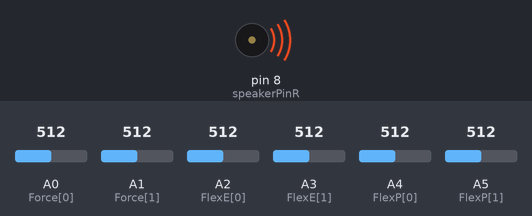
A sketch run on a simulated Arduino Uno, built with avr-gcc and run on an emulated ATmega328P. On the bench: buzzer (waves = sounding). Inputs (shaded band) come from the test bench; at power-on: A5 (FlexP[1]) = 512, A0 (Force[0]) = 512, A4 (FlexP[0]) = 512, A1 (Force[1]) = 512, A2 (FlexE[0]) = 512, A3 (FlexE[1]) = 512. What the sketch prints to the serial monitor is not drawn.

Above: at 1.2 s.
1.3 s: A5 (FlexP[1]) set to 106
2.8 s: A5 (FlexP[1]) set to 95
At 3.03 s:
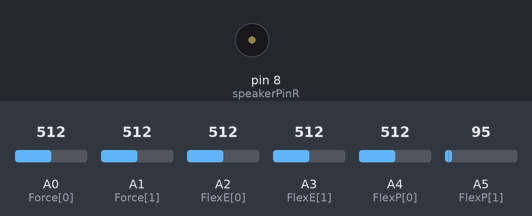
5.8 s: A0 (Force[0]) set to 90
8.8 s: A4 (FlexP[0]) set to 90
11.8 s: A4 (FlexP[0]) set to 110
At 12.3 s:
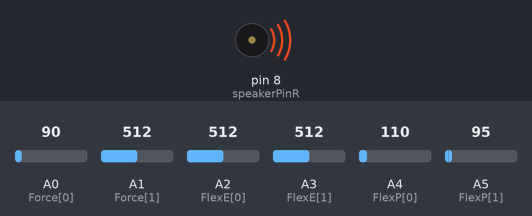
14.8 s: A4 (FlexP[0]) set to 30
At 15.8 s:
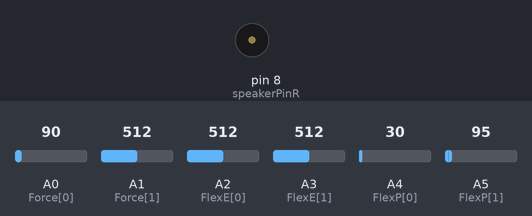
Timing chart, 0 to 65.3 s (numbered marks = the images above; inputs shaded):
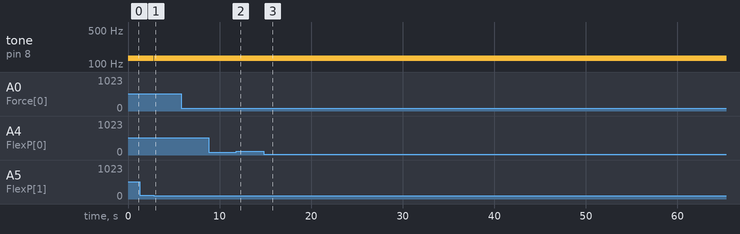

Measured:
- the behaviour switches between 101 and 100 on A5 (FlexP[1]) (found by bisection; images 0 and 1)
- after the input at 2.8 s, tone on pin 8 (speakerPinR): alternates 131 Hz for 0.07 s and silent for 0.02 s, starting at once
- after the input at 11.8 s, tone on pin 8 (speakerPinR): alternates 131 Hz for 0.06 s and silent for 0.02 s, starting after 0.13 s
- after the input at 14.8 s, tone on pin 8 (speakerPinR): alternates 131 Hz for 0.04 s and silent for 0.02 s, starting after 0.09 s

The sketch:

Dancing_Suit_2.ino
```cpp
//The Dancing Suit.
/*The idea is to have a body suit with various sensors placed around the body, when the user moves and changes the resitence of one of the sensors, the speaker will output a note.
This is the first iteration of the project, so I will just be using 6 sensors to do so, placed in the crook of the elbows, in the armpits, and in the hands.
For the notes I will be using the pitches.h library.*/

#include "pitches.h" //to get the pitches.h file go to http://www.arduino.cc/en/Tutorial/Tone.
                     //You will need to open a new tab name it pitches.h and copy the code at the end of that side.
                     //This will give tone library that you use for the keyboard.

/*The way the keyboard works is by using thresholds. With the threshold you are defining a value of resistence.
When one of the sensor passes the threhold, the specified note will play in the speaker*/

const int thresholdP = 100;   //threshold for sensors on the armpit.

const int thresholdE = 100;   //threshold for the sensors on the rook of the elbow

const int thresholdF = 100;   //threshold for the sensors in the hand

/*I created three arrays, one for each body part where the sensor are going to be placed.*/

uint8_t FlexP[] = {A4, A5};    //This array is for the flex (or force) sensor located in the armpit of the suit

uint8_t FlexE[] = {A2, A3};    //This array is for the flex (or force) sensor located in the crook of the elbow of the suit

uint8_t Force[] = {A0, A1};    //This array is for the force sensor located in the palm of your hands of the suit

int speakerPinR = 8;       //pin number for the speaker

const int noteDuration =20;  // play notes for 20 ms

int newtone=2;  //the newtone constant specifies which of the tones the speaker need to play. In this case the third one.

int sensorReading = 0;

// notes to play, corresponding to each sensors:
int note[] {
  NOTE_A4, NOTE_B4, NOTE_C3, NOTE_C1, NOTE_D1, NOTE_D8};

void setup() {
 //you don't need anything here. If you want, you can add Analog Read Serial code, to see the values of the different sensors.
 //This is helpful to figure out the values of resistance that the sensors have when you are interacting with them to set up the thresholds

 // initialize serial communication at 9600 bits per second:
 Serial.begin(9600);

}

void loop() {

  newtone= 2;


   for (int i = 0; i < 2; i++) {    //for more inforamtion about for statements check out this http://www.arduino.cc/en/Reference/For .
                                    //If you were to change the condition of the for statement (in this case two) for a lower or higher
                                    //value, this would change the number of inputs or pins.

// get a sensor reading:
sensorReading = analogRead(Force[i]);     //This line here is telling the arduino to read the input of the array Force (A0, A1) and run it through
                                          // the for loop i.

// if the sensor is pressed hard enough:
if (sensorReading > thresholdF) {

      Serial.print("Forcereading "); Serial.println(sensorReading); //This line here will print the resistence of the sensor in
                                                                    //array Force. It is useful to place this line after the sensorReading
                                                                    //because this will only print the values in the serial monitor if
                                                                    //the sensor are pressed.
      tone(speakerPinR,note[newtone], 20);        // play the note corresponding to the array Force
    }
    else
    {
      noTone(speakerPinR);                        //the noTone fuction is just to make sure that the speaker stops playing the note once
                                                  //once you stop pressing or bending the sensors.
    }

  }

  for (int j = 0; j < 2; j++) {

// get a sensor reading:
sensorReading = analogRead(FlexE[j]);

if (sensorReading > thresholdE) {
 Serial.print("Flexereading "); Serial.println(sensorReading);
      tone(speakerPinR, note[newtone], 20);
    }
    else
    {
      noTone(speakerPinR);
    }

  }
  for (int k = 0; k < 2; k++) {


sensorReading = analogRead(FlexP[k]);


if (sensorReading > thresholdP) {
 Serial.print("FlexPreading "); Serial.println(sensorReading);

      tone(speakerPinR, note[newtone], 20);
    }
    else
    {
      noTone(speakerPinR);
    }

  }

}
```

pitches.h
```cpp
/*************************************************
* Public Constants
*************************************************/

 #define NOTE_B0  31
 #define NOTE_C1  33
 #define NOTE_CS1 35
 #define NOTE_D1  37
 #define NOTE_DS1 39
 #define NOTE_E1  41
 #define NOTE_F1  44
 #define NOTE_FS1 46
 #define NOTE_G1  49
 #define NOTE_GS1 52
 #define NOTE_A1  55
 #define NOTE_AS1 58
 #define NOTE_B1  62
 #define NOTE_C2  65
 #define NOTE_CS2 69
 #define NOTE_D2  73
 #define NOTE_DS2 78
 #define NOTE_E2  82
 #define NOTE_F2  87
 #define NOTE_FS2 93
 #define NOTE_G2  98
 #define NOTE_GS2 104
 #define NOTE_A2  110
 #define NOTE_AS2 117
 #define NOTE_B2  123
 #define NOTE_C3  131
 #define NOTE_CS3 139
 #define NOTE_D3  147
 #define NOTE_DS3 156
 #define NOTE_E3  165
 #define NOTE_F3  175
 #define NOTE_FS3 185
 #define NOTE_G3  196
 #define NOTE_GS3 208
 #define NOTE_A3  220
 #define NOTE_AS3 233
 #define NOTE_B3  247
 #define NOTE_C4  262
 #define NOTE_CS4 277
 #define NOTE_D4  294
 #define NOTE_DS4 311
 #define NOTE_E4  330
 #define NOTE_F4  349
 #define NOTE_FS4 370
 #define NOTE_G4  392
 #define NOTE_GS4 415
 #define NOTE_A4  440
 #define NOTE_AS4 466
 #define NOTE_B4  494
 #define NOTE_C5  523
 #define NOTE_CS5 554
 #define NOTE_D5  587
 #define NOTE_DS5 622
 #define NOTE_E5  659
 #define NOTE_F5  698
 #define NOTE_FS5 740
 #define NOTE_G5  784
 #define NOTE_GS5 831
 #define NOTE_A5  880
 #define NOTE_AS5 932
 #define NOTE_B5  988
 #define NOTE_C6  1047
 #define NOTE_CS6 1109
 #define NOTE_D6  1175
 #define NOTE_DS6 1245
 #define NOTE_E6  1319
 #define NOTE_F6  1397
 #define NOTE_FS6 1480
 #define NOTE_G6  1568
 #define NOTE_GS6 1661
 #define NOTE_A6  1760
 #define NOTE_AS6 1865
 #define NOTE_B6  1976
 #define NOTE_C7  2093
 #define NOTE_CS7 2217
 #define NOTE_D7  2349
 #define NOTE_DS7 2489
 #define NOTE_E7  2637
 #define NOTE_F7  2794
 #define NOTE_FS7 2960
 #define NOTE_G7  3136
 #define NOTE_GS7 3322
 #define NOTE_A7  3520
 #define NOTE_AS7 3729
 #define NOTE_B7  3951
 #define NOTE_C8  4186
 #define NOTE_CS8 4435
 #define NOTE_D8  4699
 #define NOTE_DS8 4978
```
